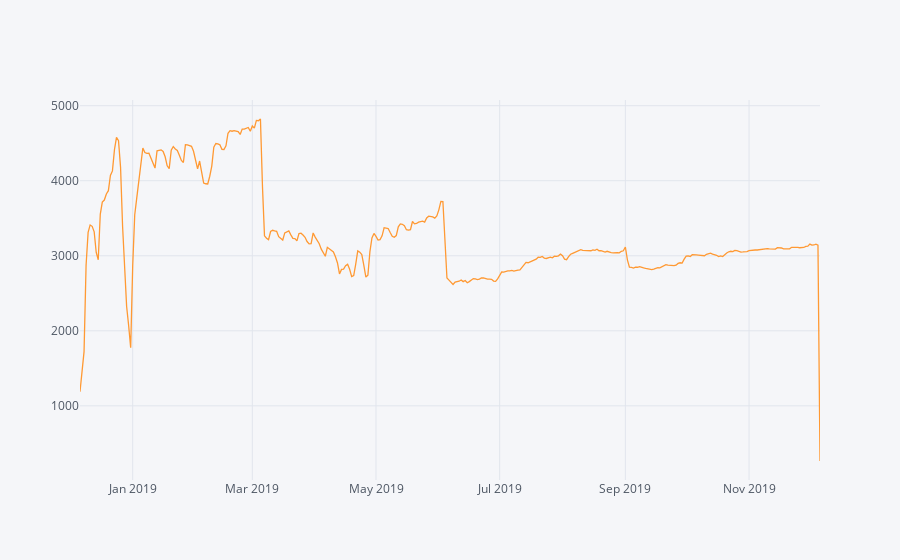

Notebook cell for this chart:
### Code cell
cal2.iplot(kind='line', x='date', y = 'count')

### Figure 1 — Plotly figure (JSON) as saved in the notebook; plotly's stock layout.template omitted (floating-point values rounded to 4 significant figures; data arrays with more than 128 entries replaced by an {"elided": "..."} marker saying what was removed)
{"data": [{"line": {"color": "rgba(255, 153, 51, 1.0)", "dash": "solid", "shape": "linear", "width": 1.3}, "mode": "lines", "name": "count", "text": "", "type": "scatter", "uid": "ee90e92f-c3c2-4e1d-85de-1d60f113ed4e", "x": {"elided": "366 str values"}, "y": {"elided": "366 int values"}}], "layout": {"legend": {"bgcolor": "#F5F6F9", "font": {"color": "#4D5663"}}, "paper_bgcolor": "#F5F6F9", "plot_bgcolor": "#F5F6F9", "title": {"font": {"color": "#4D5663"}}, "xaxis": {"gridcolor": "#E1E5ED", "showgrid": true, "tickfont": {"color": "#4D5663"}, "title": {"font": {"color": "#4D5663"}, "text": ""}, "zerolinecolor": "#E1E5ED"}, "yaxis": {"gridcolor": "#E1E5ED", "showgrid": true, "tickfont": {"color": "#4D5663"}, "title": {"font": {"color": "#4D5663"}, "text": ""}, "zerolinecolor": "#E1E5ED"}}}
